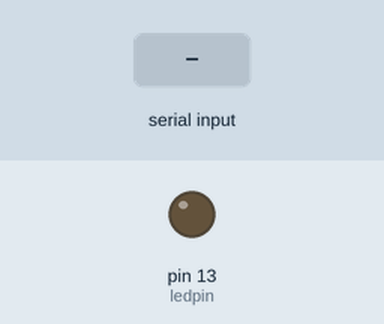
A sketch run on a simulated Arduino Uno, built with avr-gcc and run on an emulated ATmega328P. On the bench: output pins drawn as LEDs (lit = HIGH). The test bench sets the inputs (shaded band). Random numbers use the default seed unless the sketch sets one; what the sketch prints to the serial monitor is not drawn.

Above: at 1.2 s.
1.3 s: "1" received over Serial
At 3.1 s:
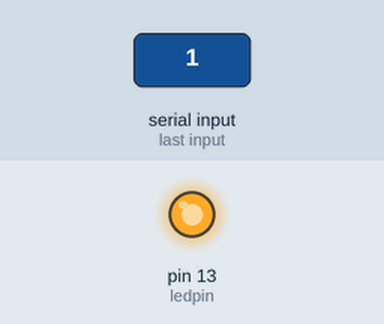
3.6 s: "0" received over Serial
At 5.1 s:
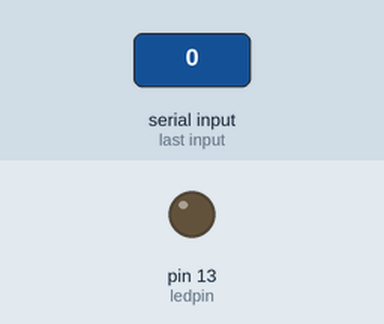
Timing chart, 0 to 6.6 s (numbered marks = the images above; inputs shaded):
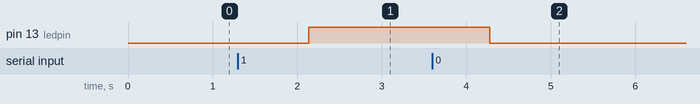

Measured:
- after the input at 1.3 s, pin 13 (ledpin): LOW → HIGH after 0.84 s
- after the input at 3.6 s, pin 13 (ledpin): HIGH → LOW after 0.68 s

The sketch:

telemtri_sistem_arduino.ino
```cpp
int paketNumarasi = 0;
int ledpin =13;

void setup() {
  Serial.begin(9600);
  pinMode(ledpin,OUTPUT);
  randomSeed(analogRead(0));
}

void loop() {

  if (Serial.available() > 0) {
    char receivedChar = Serial.read();  // Read the incoming data

    if (receivedChar == '1') {
      digitalWrite(ledpin, HIGH);}
    else if (receivedChar == '0') {
      digitalWrite(ledpin, LOW);}

      }  // Turn on the LED

  paketNumarasi += 1; // Increment paketNumarasi

  int uyduStatusu = random(0, 6);

  // Generating a 5-digit binary string for HATA KODU
  String hataKodu = "";
  for (int i = 0; i < 5; i++) {
    hataKodu += String(random(0, 2));
  }

  // Getting current time for GÖNDERME SAATİ
  String gondermeSaati = "01/01/2024,12:00:00";


  float yukseklik1 = random(0, 100) + random(0, 100) / 100.0;
  float yukseklik2 = random(0, 100) + random(0, 100) / 100.0;
  float irtifaFarki = abs(yukseklik1 - yukseklik2);

  float basinc1 = random(10, 50) + random(0, 100) / 100.0;
  float basinc2 = random(10, 50) + random(0, 100) / 100.0;

  float inisHizi = random(4, 18) + random(0, 100) / 100.0;
  float sicaklik = random(16, 40) + random(0, 100) / 100.0;
  float pilGerilimi = 11.2;

  float gps1Latitude = random(-90, 90) + random(0, 100) / 100.0;
  float gps1Longitude = random(-180, 180) + random(0, 10000) / 10000.0;
  float gps1Altitude = random(0, 100) + random(0, 100) / 100.0;

  float pitch = 0 + random(-100,100)/100.0;
  float roll = 0 + random(-100,100)/100.0;
  float yaw = 0 + random(-100,100)/100.0;

  // Generating a 4-character code for RHRH (Digit Letter Digit Letter)
  char rhrh[5];
  rhrh[0] = '0' + random(0, 10);
  rhrh[1] = 'A' + random(0, 26);
  rhrh[2] = '0' + random(0, 10);
  rhrh[3] = 'A' + random(0, 26);
  rhrh[4] = '\0';

  int iotData = random(0, 1024);
  int takimNo = 1881;  // Your specific team number

  Serial.print(paketNumarasi); Serial.print(",");
  Serial.print(uyduStatusu); Serial.print(",");
  Serial.print(hataKodu); Serial.print(",");
  Serial.print(gondermeSaati); Serial.print(",");
  Serial.print(basinc1); Serial.print(",");
  Serial.print(basinc2); Serial.print(",");
  Serial.print(yukseklik1); Serial.print(",");
  Serial.print(yukseklik2); Serial.print(",");
  Serial.print(irtifaFarki); Serial.print(",");
  Serial.print(inisHizi); Serial.print(",");
  Serial.print(sicaklik); Serial.print(",");
  Serial.print(pilGerilimi); Serial.print(",");
  Serial.print(gps1Latitude); Serial.print(",");
  Serial.print(gps1Longitude); Serial.print(",");
  Serial.print(gps1Altitude); Serial.print(",");
  Serial.print(pitch); Serial.print(",");
  Serial.print(roll); Serial.print(",");
  Serial.print(yaw); Serial.print(",");
  Serial.print(rhrh); Serial.print(",");
  Serial.print(iotData); Serial.print(",");
  Serial.println(takimNo);

  delay(1000);
}
```
